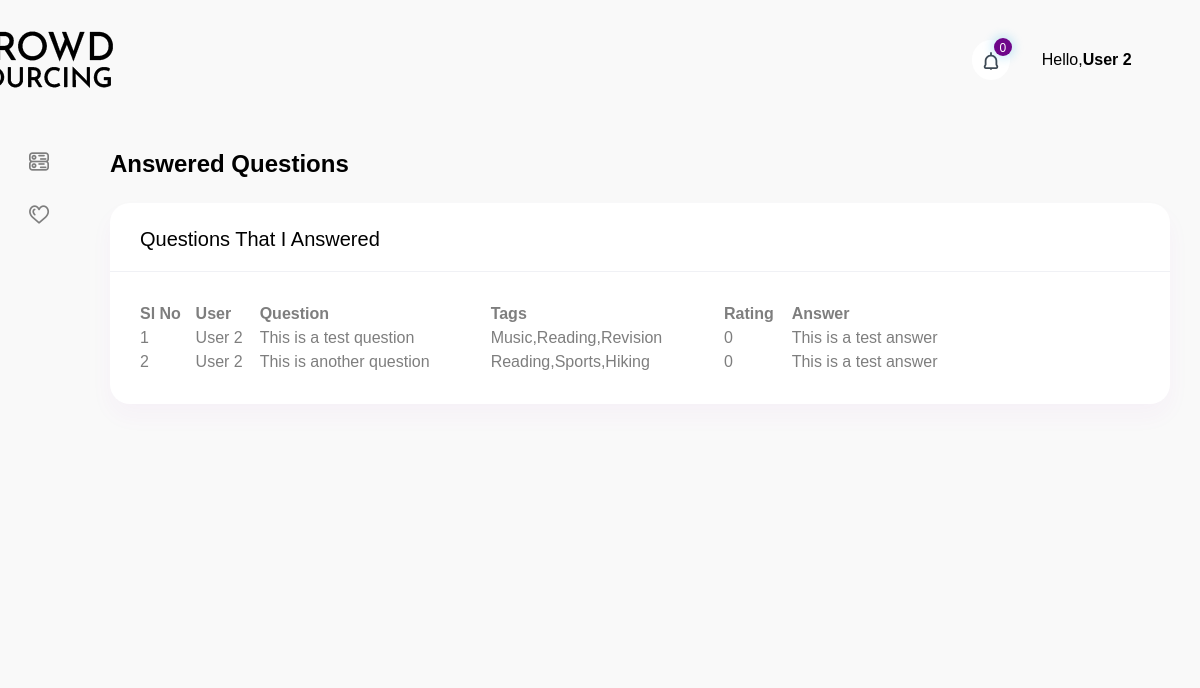
Before: /answered_questions.php (signed in) with the older database file.
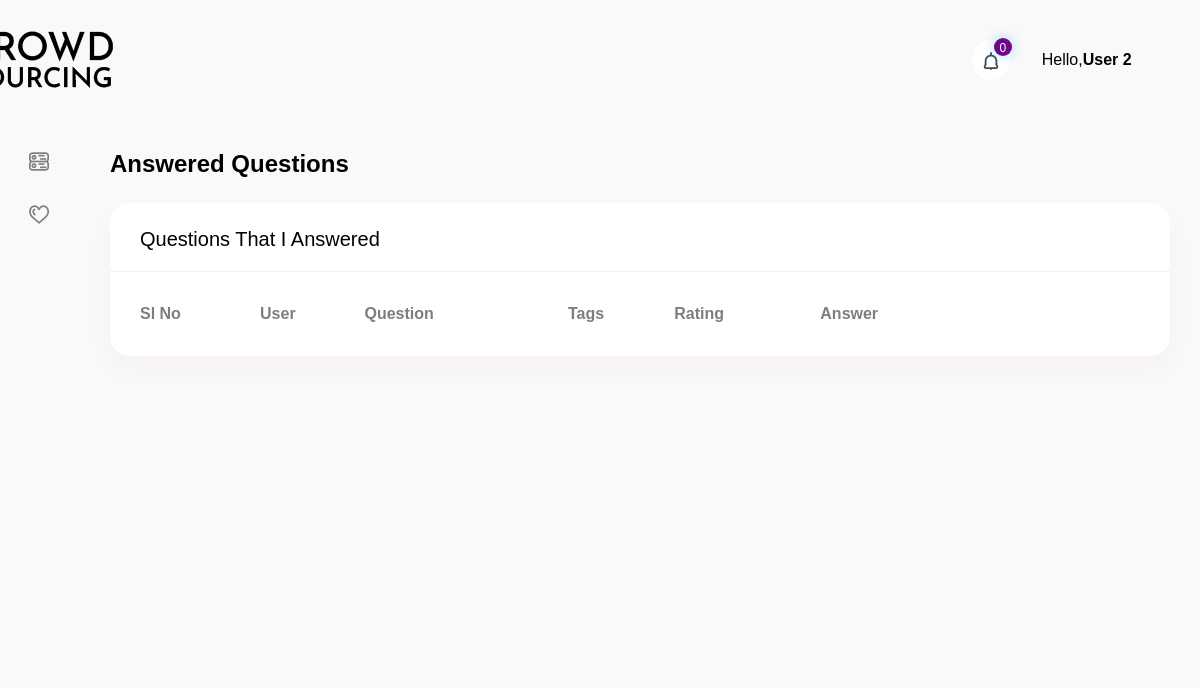
After: the same page with the newer database file.
### tables this page shows
CREATE TABLE `answer` (
  `answer_id` int(11) NOT NULL,
  `user_id` int(11) NOT NULL,
  `question_id` int(11) NOT NULL,
  `answer` varchar(255) NOT NULL,
  `rating` int(11) NOT NULL DEFAULT 0,
  `points` int(11) NOT NULL DEFAULT 1,
  `inserted_at` datetime NOT NULL
);

CREATE TABLE `user` (
  `user_id` int(11) NOT NULL,
  `user_name` varchar(255) NOT NULL,
  `user_email` varchar(255) NOT NULL,
  `password` varchar(1000) NOT NULL,
  `college` varchar(255) NOT NULL,
  `major` varchar(255) NOT NULL,
  `hall` varchar(255) NOT NULL,
  `society` varchar(255) NOT NULL,
  `gender` varchar(255) NOT NULL,
  `age` int(10) NOT NULL,
  `indoor` varchar(255) NOT NULL,
  `outdoor` varchar(255) NOT NULL,
  `request_type` varchar(255) NOT NULL,
  `user_type` int(10) NOT NULL DEFAULT 1,
  `status` int(10) NOT NULL DEFAULT 1,
  `updated_at` datetime NOT NULL
);

CREATE TABLE `question` (
  `question_id` int(11) NOT NULL,
  `user_id` int(11) NOT NULL,
  `question` text NOT NULL,
  `type` varchar(255) NOT NULL,
  `tags` varchar(255) NOT NULL,
  `method` varchar(255) NOT NULL,
  `payment` int(10) NOT NULL,
  `waiting_time` varchar(255) NOT NULL,
  `inserted_at` datetime NOT NULL,
  `updated_at` datetime NOT NULL
);

### include/dbController.php (called while the page is built, shortened)
<?php
class DBController {
    private $host = "localhost";
    private $user = "root";
    private $password = "";
    private $database = "crowd_sourcing";
    private $conn;
    function __construct() {
        $this->conn = $this->connectDB();
    }
    function connectDB() {
        $conn = mysqli_connect($this->host,$this->user,$this->password,$this->database);
        return $conn;
    }
    function runQuery($query) {
        $result = mysqli_query($this->conn,$query);
        while($row=mysqli_fetch_assoc($result)) {
            $resultset[] = $row;
        }
        if(!empty($resultset))
            return $resultset;
    }
    function numRows($query) {
        $result  = mysqli_query($this->conn,$query);
        $rowcount = mysqli_num_rows($result);
        return $rowcount;
    }
}

### answered_questions.php (the view, shortened to what this page needs)
<?php
require_once("include/dbController.php");
$db_handle = new DBController();
$userid = $_SESSION['userid'];
?>
<!DOCTYPE html>
<html lang="en">
<head>
    <?php include('include/css.php'); ?>
</head>
<body>
<div id="main-wrapper">
    <div class="nav-header">
        <a href="Dashboard" class="brand-logo">
            <h1>Your Logo</h1>
        </a>
    </div>
    <?php include('include/header.php'); ?>
    <?php include('include/sidebar.php'); ?>
    <div class="content-body">
        <div class="container-fluid">
            <div class="form-head mb-4">
                <h2 class="text-black font-w600 mb-0">Answered Questions</h2>
            </div>
            <div class="row">
                <div class="col-12">
                    <div class="card">
                        <div class="card-header">
                            <h4 class="card-title">Questions that I Answered</h4>
                        </div>
                        <div class="card-body">
                            <div class="table-responsive">
                                <table id="example3" class="display min-w850">
                                    <thead>
                                    <tr>
                                        <th>Sl No</th>
                                        <th>User</th>
                                        <th>Question</th>
                                        <th>Tags</th>
                                        <th>Rating</th>
                                        <th>Answer</th>
                                    </tr>
                                    </thead>
                                    <tbody>
                                    <?php
                                    $question = $db_handle->runQuery("select * from question, answer, user WHERE answer.user_id = '$userid' and answer.question_id = question.question_id and answer.user_id = user.user_id");
                                    $no_question = $db_handle->numRows("select * from question, answer, user WHERE answer.user_id = '$userid' and answer.question_id = question.question_id and answer.user_id = user.user_id");
                                    for($i=0; $i<$no_question; $i++){
                                        ?>
                                        <tr>
                                            <td><?php echo $i+1;?></td>
                                            <td><?php echo $question[$i]['user_name'];?></td>
                                            <td><?php echo $question[$i]['question'];?></td>
                                            <td><?php echo $question[$i]['tags'];?></td>
                                            <td><?php echo $question[$i]['rating'];?></td>
                                            <td><?php echo $question[$i]['answer'];?></td>
                                        </tr>
                                        <?php
                                    }
                                    ?>
                                    </tbody>
                                </table>
                            </div>
                        </div>
                    </div>
                </div>
            </div>
        </div>
    </div>
</body>
</html>

Changed rows visible on the page:
removed answer: user.user_name "User 2", question.question "This is a test question", question.tags "Music,Reading,Revision", rating "0", answer "This is a test answer"
removed answer: user.user_name "User 2", question.question "This is another question", question.tags "Reading,Sports,Hiking", rating "0", answer "This is a test answer"
